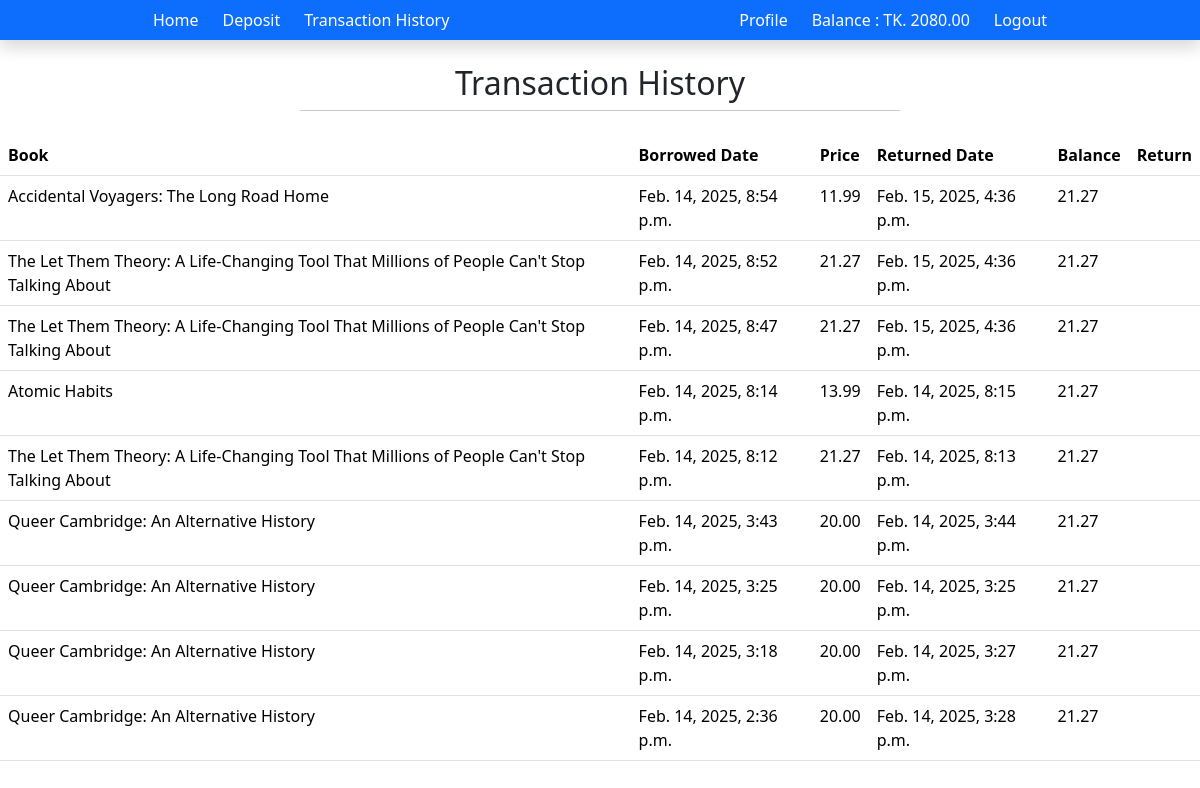
The page /transaction/ (signed in) on the database its author committed.
### authenticate/models.py (models this page shows, shortened)
class RegisterModel(models.Model):
    user = models.OneToOneField(User, related_name='profile', on_delete=models.CASCADE)
    address = models.CharField(max_length=255)
    phone_number = models.CharField(max_length=20)
    balance = models.DecimalField(max_digits=15, decimal_places=2, default=0.00)

### Books/models.py (models this page shows, shortened)
class Borrowing(models.Model):
    user = models.ForeignKey(User, on_delete=models.CASCADE)
    book = models.ForeignKey(Books, on_delete=models.CASCADE)
    borrowed_date = models.DateTimeField(auto_now_add=True)
    returned_date = models.DateTimeField(null=True, blank=True)
    borrowing_price = models.DecimalField(max_digits=6, decimal_places=2)

class Books(models.Model):
    category = models.ForeignKey(Category, on_delete=models.CASCADE, related_name='book_category', null=True, blank=True)
    categories = models.ManyToManyField(Category, related_name='book_categories')
    title = models.CharField(max_length=300)
    description = models.TextField()
    image = models.ImageField(upload_to='media/')
    borrowing_price = models.DecimalField(max_digits=6, decimal_places=2)

### balance/views.py (the view)
# urls.py: path('transaction/', transaction_view, name = 'transaction'),
@login_required
def transaction_view(request):
    user = request.user
    borrowed_books = Borrowing.objects.filter(user=user).order_by('-borrowed_date')
    borrowing_details = []
    current_balance = user.transaction_set.all().order_by('-timestamp').first().amount if user.transaction_set.exists() else Decimal('0.00')
    for borrowing in borrowed_books:
        borrowing_balance = current_balance
        borrowing_transactions = borrowing.transaction_set.all().order_by('timestamp')
        for transaction in borrowing_transactions:
            if transaction.transaction_type == 'borrowing':
                borrowing_balance -= transaction.amount
            elif transaction.transaction_type == 'return':
                borrowing_balance += transaction.amount
        borrowing_details.append({
            'borrowing': borrowing,
            'balance': borrowing_balance
        })
        current_balance = borrowing_balance
    try:
        register = RegisterModel.objects.get(user=request.user)
        balance = register.balance
    except RegisterModel.DoesNotExist:
        balance = 0
    return render(request, 'transaction.html', {
        'borrowing_details': borrowing_details,
        'current_balance': current_balance,
        'balance': balance,
    })

### balance/templates/transaction.html (shortened to what this page needs)
{% extends "base.html" %}
{% block content %}
    <h2 class = "text-center mt-4 mb-2">Transaction History</h2>
    <hr class = "w-50 m-auto">
    <table class = "table mt-4">
        <thead>
            <tr>
                <th>Book</th>
                <th>Borrowed Date</th>
                <th>Price</th>
                <th>Returned Date</th>
                <th>Balance</th>
                <th>Return</th>
            </tr>
        </thead>
        <tbody>
            {% for detail in borrowing_details %}
                <tr>
                    <td>{{ detail.borrowing.book.title }}</td>
                    <td>{{ detail.borrowing.borrowed_date }}</td>
                    <td>{{ detail.borrowing.borrowing_price }}</td>
                    <td>
                        {% if detail.borrowing.returned_date %}
                            {{ detail.borrowing.returned_date }}
                        {% else %}
                            Not Returned
                        {% endif %}
                    </td>
                    <td>{{ detail.balance }}</td>
                    <td>
                    </td>
                </tr>
            {% endfor %}
        </tbody>
    </table>
{% endblock %}

### templates/base.html (shortened to what this page needs)
<!DOCTYPE html>
<html lang="en">
<head>
    <link href="https://cdn.jsdelivr.net/npm/bootstrap@5.3.3/dist/css/bootstrap.min.css" rel="stylesheet">
</head>
<body>
    <nav class = "bg-primary text-white">
        {% if user.is_authenticated %}
            <div class = "d-flex justify-content-around shadow p-2">
                <div class = "d-flex gap-4">
                    <a href="{% url 'home' %}">Home</a>
                    <a href="{% url 'deposit' %}">Deposit</a>
                    <a href="{% url 'transaction' %}">Transaction History</a>
                </div>
                <div class = "d-flex gap-4">
                    <a href="{% url 'profile' %}">Profile</a>
                    <div>
                        Balance : TK. {{ balance }}
                    </div>
                    <a href="{% url 'logout' %}">Logout</a>
                </div>
            </div>
        {% endif %}
    </nav>
    {% block content %}
    {% endblock %}
</body>
</html>

### templates/base.html (style rules this page uses)
nav a { text-decoration: none; color: white; }

### rows shown on the page
RegisterModel: balance "2080.00"
Borrowing: borrowing.book "Accidental Voyagers: The Long Road Home", borrowing.borrowed_date "Feb. 14, 2025, 8:54 p.m.", borrowing.borrowing_price "11.99", borrowing.returned_date "Feb. 15, 2025, 4:36 p.m.", balance "21.27"
Borrowing: borrowing.book "The Let Them Theory: A Life-Changing Tool That Millions of People Can't Stop Talking About", borrowing.borrowed_date "Feb. 14, 2025, 8:52 p.m.", borrowing.borrowing_price "21.27", borrowing.returned_date "Feb. 15, 2025, 4:36 p.m.", balance "21.27"
Borrowing: borrowing.book "The Let Them Theory: A Life-Changing Tool That Millions of People Can't Stop Talking About", borrowing.borrowed_date "Feb. 14, 2025, 8:47 p.m.", borrowing.borrowing_price "21.27", borrowing.returned_date "Feb. 15, 2025, 4:36 p.m.", balance "21.27"
Borrowing: borrowing.book "Atomic Habits", borrowing.borrowed_date "Feb. 14, 2025, 8:14 p.m.", borrowing.borrowing_price "13.99", borrowing.returned_date "Feb. 14, 2025, 8:15 p.m.", balance "21.27"
Borrowing: borrowing.book "The Let Them Theory: A Life-Changing Tool That Millions of People Can't Stop Talking About", borrowing.borrowed_date "Feb. 14, 2025, 8:12 p.m.", borrowing.borrowing_price "21.27", borrowing.returned_date "Feb. 14, 2025, 8:13 p.m.", balance "21.27"
Borrowing: borrowing.book "Queer Cambridge: An Alternative History", borrowing.borrowed_date "Feb. 14, 2025, 3:43 p.m.", borrowing.borrowing_price "20.00", borrowing.returned_date "Feb. 14, 2025, 3:44 p.m.", balance "21.27"
Borrowing: borrowing.book "Queer Cambridge: An Alternative History", borrowing.borrowed_date "Feb. 14, 2025, 3:25 p.m.", borrowing.borrowing_price "20.00", borrowing.returned_date "Feb. 14, 2025, 3:25 p.m.", balance "21.27"
Borrowing: borrowing.book "Queer Cambridge: An Alternative History", borrowing.borrowed_date "Feb. 14, 2025, 3:18 p.m.", borrowing.borrowing_price "20.00", borrowing.returned_date "Feb. 14, 2025, 3:27 p.m.", balance "21.27"
Borrowing: borrowing.book "Queer Cambridge: An Alternative History", borrowing.borrowed_date "Feb. 14, 2025, 2:36 p.m.", borrowing.borrowing_price "20.00", borrowing.returned_date "Feb. 14, 2025, 3:28 p.m.", balance "21.27"
